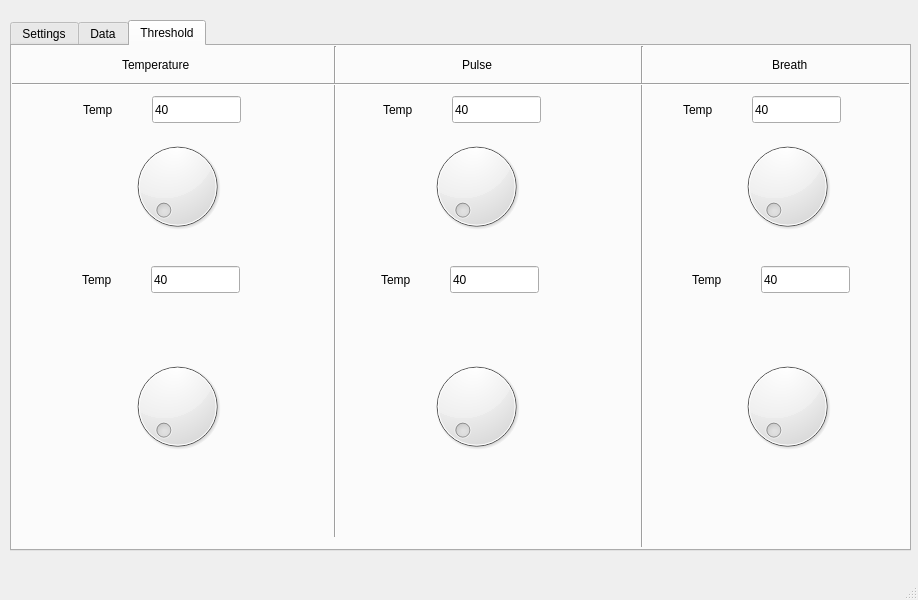
<?xml version="1.0" encoding="UTF-8"?>
<ui version="4.0">
 <class>MainWindow</class>
 <widget class="QMainWindow" name="MainWindow">
  <property name="geometry">
   <rect>
    <x>0</x>
    <y>0</y>
    <width>918</width>
    <height>600</height>
   </rect>
  </property>
  <property name="windowTitle">
   <string>Server</string>
  </property>
  <widget class="QWidget" name="centralwidget">
   <widget class="QTabWidget" name="tabWidget">
    <property name="geometry">
     <rect>
      <x>10</x>
      <y>20</y>
      <width>901</width>
      <height>531</height>
     </rect>
    </property>
    <property name="currentIndex">
     <number>2</number>
    </property>
    <widget class="QWidget" name="tab">
     <attribute name="title">
      <string>Settings</string>
     </attribute>
     <widget class="QWidget" name="formLayoutWidget">
      <property name="geometry">
       <rect>
        <x>560</x>
        <y>40</y>
        <width>160</width>
        <height>71</height>
       </rect>
      </property>
      <layout class="QFormLayout" name="formLayout_3">
       <property name="fieldGrowthPolicy">
        <enum>QFormLayout::AllNonFixedFieldsGrow</enum>
       </property>
       <item row="0" column="0">
        <widget class="QLabel" name="label">
         <property name="text">
          <string>IP</string>
         </property>
        </widget>
       </item>
       <item row="0" column="1">
        <widget class="QLineEdit" name="serverIp">
         <property name="text">
          <string>0.0.0.0</string>
         </property>
        </widget>
       </item>
       <item row="1" column="0">
        <widget class="QLabel" name="label_2">
         <property name="text">
          <string>Port</string>
         </property>
        </widget>
       </item>
       <item row="1" column="1">
        <widget class="QLineEdit" name="serverPort">
         <property name="text">
          <string>5000</string>
         </property>
        </widget>
       </item>
      </layout>
     </widget>
     <widget class="QPushButton" name="run">
      <property name="geometry">
       <rect>
        <x>650</x>
        <y>150</y>
        <width>71</width>
        <height>27</height>
       </rect>
      </property>
      <property name="text">
       <string>Run</string>
      </property>
     </widget>
     <widget class="QTextEdit" name="textEdit">
      <property name="geometry">
       <rect>
        <x>50</x>
        <y>210</y>
        <width>831</width>
        <height>281</height>
       </rect>
      </property>
     </widget>
     <widget class="QWidget" name="formLayoutWidget_2">
      <property name="geometry">
       <rect>
        <x>110</x>
        <y>30</y>
        <width>231</width>
        <height>161</height>
       </rect>
      </property>
      <layout class="QFormLayout" name="formLayout_2">
       <property name="fieldGrowthPolicy">
        <enum>QFormLayout::AllNonFixedFieldsGrow</enum>
       </property>
       <item row="1" column="0">
        <widget class="QLabel" name="label_11">
         <property name="text">
          <string>Name</string>
         </property>
        </widget>
       </item>
       <item row="1" column="1">
        <widget class="QLineEdit" name="name1"/>
       </item>
       <item row="2" column="0">
        <widget class="QLabel" name="label_8">
         <property name="text">
          <string>Heart </string>
         </property>
        </widget>
       </item>
       <item row="2" column="1">
        <widget class="QLineEdit" name="heart1"/>
       </item>
       <item row="3" column="0">
        <widget class="QLabel" name="label_9">
         <property name="text">
          <string>Temp</string>
         </property>
        </widget>
       </item>
       <item row="3" column="1">
        <widget class="QLineEdit" name="temp1"/>
       </item>
       <item row="4" column="0">
        <widget class="QLabel" name="label_10">
         <property name="text">
          <string>Pressure</string>
         </property>
        </widget>
       </item>
       <item row="4" column="1">
        <widget class="QLineEdit" name="pressure1"/>
       </item>
       <item row="0" column="1">
        <widget class="QLineEdit" name="campId1"/>
       </item>
       <item row="0" column="0">
        <widget class="QLabel" name="label_4">
         <property name="text">
          <string>Camp ID</string>
         </property>
        </widget>
       </item>
      </layout>
     </widget>
    </widget>
    <widget class="QWidget" name="tab_2">
     <attribute name="title">
      <string>Data</string>
     </attribute>
     <widget class="QTableWidget" name="table">
      <property name="enabled">
       <bool>true</bool>
      </property>
      <property name="geometry">
       <rect>
        <x>0</x>
        <y>0</y>
        <width>881</width>
        <height>481</height>
       </rect>
      </property>
      <property name="editTriggers">
       <set>QAbstractItemView::NoEditTriggers</set>
      </property>
      <column>
       <property name="text">
        <string>S.No</string>
       </property>
      </column>
      <column>
       <property name="text">
        <string>Camp ID</string>
       </property>
      </column>
      <column>
       <property name="text">
        <string>Name</string>
       </property>
      </column>
      <column>
       <property name="text">
        <string>Heart Beat</string>
       </property>
      </column>
      <column>
       <property name="text">
        <string>Temp</string>
       </property>
      </column>
      <column>
       <property name="text">
        <string>Pressure</string>
       </property>
      </column>
      <column>
       <property name="text">
        <string>Serious ?</string>
       </property>
      </column>
      <column>
       <property name="text">
        <string>Date</string>
       </property>
      </column>
      <column>
       <property name="text">
        <string>Time</string>
       </property>
      </column>
     </widget>
    </widget>
    <widget class="QWidget" name="tab_3">
     <attribute name="title">
      <string>Threshold</string>
     </attribute>
     <widget class="QDial" name="thTemp">
      <property name="geometry">
       <rect>
        <x>110</x>
        <y>90</y>
        <width>111</width>
        <height>101</height>
       </rect>
      </property>
     </widget>
     <widget class="QLineEdit" name="lineEdit">
      <property name="geometry">
       <rect>
        <x>140</x>
        <y>50</y>
        <width>89</width>
        <height>27</height>
       </rect>
      </property>
      <property name="text">
       <string>40</string>
      </property>
     </widget>
     <widget class="QLabel" name="label_3">
      <property name="geometry">
       <rect>
        <x>71</x>
        <y>50</y>
        <width>34</width>
        <height>27</height>
       </rect>
      </property>
      <property name="text">
       <string>Temp</string>
      </property>
     </widget>
     <widget class="Line" name="line">
      <property name="geometry">
       <rect>
        <x>313</x>
        <y>0</y>
        <width>20</width>
        <height>491</height>
       </rect>
      </property>
      <property name="orientation">
       <enum>Qt::Vertical</enum>
      </property>
     </widget>
     <widget class="Line" name="line_2">
      <property name="geometry">
       <rect>
        <x>620</x>
        <y>0</y>
        <width>20</width>
        <height>501</height>
       </rect>
      </property>
      <property name="orientation">
       <enum>Qt::Vertical</enum>
      </property>
     </widget>
     <widget class="QLineEdit" name="lineEdit_4">
      <property name="geometry">
       <rect>
        <x>139</x>
        <y>220</y>
        <width>89</width>
        <height>27</height>
       </rect>
      </property>
      <property name="text">
       <string>40</string>
      </property>
     </widget>
     <widget class="QLabel" name="label_7">
      <property name="geometry">
       <rect>
        <x>70</x>
        <y>220</y>
        <width>34</width>
        <height>27</height>
       </rect>
      </property>
      <property name="text">
       <string>Temp</string>
      </property>
     </widget>
     <widget class="QDial" name="thTemp_4">
      <property name="geometry">
       <rect>
        <x>110</x>
        <y>310</y>
        <width>111</width>
        <height>101</height>
       </rect>
      </property>
     </widget>
     <widget class="QDial" name="thTemp_2">
      <property name="geometry">
       <rect>
        <x>409</x>
        <y>90</y>
        <width>111</width>
        <height>101</height>
       </rect>
      </property>
     </widget>
     <widget class="QLineEdit" name="lineEdit_2">
      <property name="geometry">
       <rect>
        <x>440</x>
        <y>50</y>
        <width>89</width>
        <height>27</height>
       </rect>
      </property>
      <property name="text">
       <string>40</string>
      </property>
     </widget>
     <widget class="QLabel" name="label_5">
      <property name="geometry">
       <rect>
        <x>371</x>
        <y>50</y>
        <width>34</width>
        <height>27</height>
       </rect>
      </property>
      <property name="text">
       <string>Temp</string>
      </property>
     </widget>
     <widget class="QLabel" name="label_12">
      <property name="geometry">
       <rect>
        <x>369</x>
        <y>220</y>
        <width>34</width>
        <height>27</height>
       </rect>
      </property>
      <property name="text">
       <string>Temp</string>
      </property>
     </widget>
     <widget class="QLineEdit" name="lineEdit_5">
      <property name="geometry">
       <rect>
        <x>438</x>
        <y>220</y>
        <width>89</width>
        <height>27</height>
       </rect>
      </property>
      <property name="text">
       <string>40</string>
      </property>
     </widget>
     <widget class="QDial" name="thTemp_5">
      <property name="geometry">
       <rect>
        <x>409</x>
        <y>310</y>
        <width>111</width>
        <height>101</height>
       </rect>
      </property>
     </widget>
     <widget class="QDial" name="thTemp_3">
      <property name="geometry">
       <rect>
        <x>720</x>
        <y>90</y>
        <width>111</width>
        <height>101</height>
       </rect>
      </property>
     </widget>
     <widget class="QLineEdit" name="lineEdit_3">
      <property name="geometry">
       <rect>
        <x>740</x>
        <y>50</y>
        <width>89</width>
        <height>27</height>
       </rect>
      </property>
      <property name="text">
       <string>40</string>
      </property>
     </widget>
     <widget class="QLabel" name="label_6">
      <property name="geometry">
       <rect>
        <x>671</x>
        <y>50</y>
        <width>34</width>
        <height>27</height>
       </rect>
      </property>
      <property name="text">
       <string>Temp</string>
      </property>
     </widget>
     <widget class="QLabel" name="label_13">
      <property name="geometry">
       <rect>
        <x>680</x>
        <y>220</y>
        <width>34</width>
        <height>27</height>
       </rect>
      </property>
      <property name="text">
       <string>Temp</string>
      </property>
     </widget>
     <widget class="QLineEdit" name="lineEdit_6">
      <property name="geometry">
       <rect>
        <x>749</x>
        <y>220</y>
        <width>89</width>
        <height>27</height>
       </rect>
      </property>
      <property name="text">
       <string>40</string>
      </property>
     </widget>
     <widget class="QDial" name="thTemp_6">
      <property name="geometry">
       <rect>
        <x>720</x>
        <y>310</y>
        <width>111</width>
        <height>101</height>
       </rect>
      </property>
     </widget>
     <widget class="QLabel" name="label_14">
      <property name="geometry">
       <rect>
        <x>110</x>
        <y>10</y>
        <width>81</width>
        <height>17</height>
       </rect>
      </property>
      <property name="text">
       <string>Temperature</string>
      </property>
     </widget>
     <widget class="QLabel" name="label_15">
      <property name="geometry">
       <rect>
        <x>450</x>
        <y>10</y>
        <width>31</width>
        <height>17</height>
       </rect>
      </property>
      <property name="text">
       <string>Pulse</string>
      </property>
     </widget>
     <widget class="QLabel" name="label_16">
      <property name="geometry">
       <rect>
        <x>760</x>
        <y>10</y>
        <width>41</width>
        <height>17</height>
       </rect>
      </property>
      <property name="text">
       <string>Breath</string>
      </property>
     </widget>
     <widget class="Line" name="line_3">
      <property name="geometry">
       <rect>
        <x>0</x>
        <y>30</y>
        <width>901</width>
        <height>16</height>
       </rect>
      </property>
      <property name="orientation">
       <enum>Qt::Horizontal</enum>
      </property>
     </widget>
    </widget>
   </widget>
  </widget>
  <widget class="QMenuBar" name="menubar">
   <property name="geometry">
    <rect>
     <x>0</x>
     <y>0</y>
     <width>918</width>
     <height>25</height>
    </rect>
   </property>
  </widget>
  <widget class="QStatusBar" name="statusbar"/>
  <action name="actionDelete_Table">
   <property name="text">
    <string>Delete Table</string>
   </property>
  </action>
 </widget>
 <resources/>
 <connections/>
</ui>
